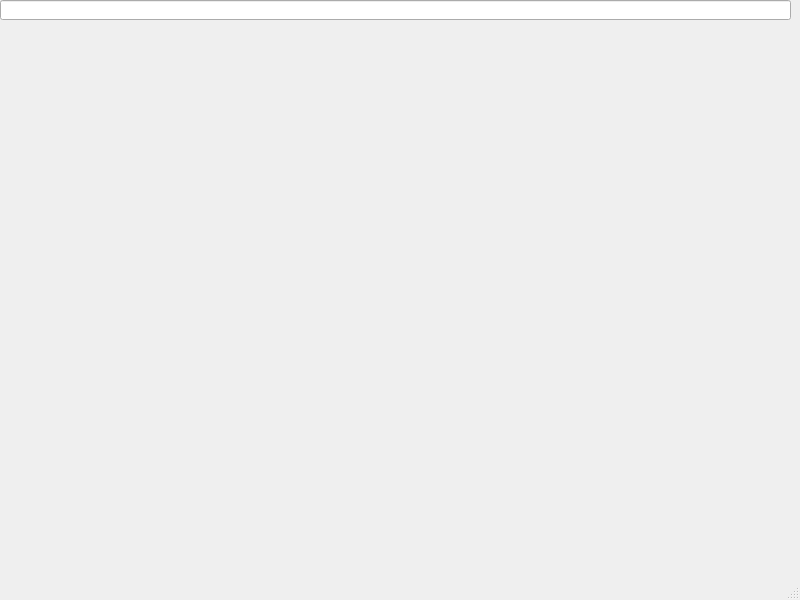
<?xml version="1.0" encoding="UTF-8"?>
<ui version="4.0">
 <class>MainWindow</class>
 <widget class="QMainWindow" name="MainWindow">
  <property name="geometry">
   <rect>
    <x>0</x>
    <y>0</y>
    <width>800</width>
    <height>600</height>
   </rect>
  </property>
  <property name="windowTitle">
   <string>MainWindow</string>
  </property>
  <widget class="QWidget" name="centralwidget">
   <widget class="QLabel" name="label">
    <property name="geometry">
     <rect>
      <x>0</x>
      <y>260</y>
      <width>47</width>
      <height>13</height>
     </rect>
    </property>
    <property name="text">
     <string/>
    </property>
   </widget>
   <widget class="QLineEdit" name="lineEdit">
    <property name="geometry">
     <rect>
      <x>0</x>
      <y>0</y>
      <width>791</width>
      <height>20</height>
     </rect>
    </property>
   </widget>
  </widget>
  <widget class="QMenuBar" name="menubar">
   <property name="geometry">
    <rect>
     <x>0</x>
     <y>0</y>
     <width>800</width>
     <height>21</height>
    </rect>
   </property>
  </widget>
  <widget class="QStatusBar" name="statusbar"/>
 </widget>
 <resources/>
 <connections/>
</ui>
